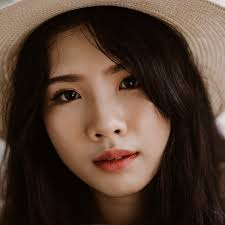
#> input picture resources/skin_test_imgs/test3.jpg, 225 x 225 px
$ python '5.12. skin segment.py'
#> lines starting #> are read from the running program, lines starting #| are printed output that depends on the picture; after the words box and inside, x2 and y2 are one past the last pixel; in counts of white or black regions, pixels touching at a corner belong together
import cv2
import numpy as np

img = cv2.imread('../resources/skin_test_imgs/test3.jpg')
#> img is the input picture: shape (225, 225, 3); mean B, G, R 47.6, 60.1, 80.8

imgHSV = cv2.cvtColor(img, code=cv2.COLOR_BGR2HSV)
#> imgHSV: shape (225, 225, 3); mean H, S, V 11.9, 146.9, 80.8

# range nay copy trong file https://github.com/PacktPublishing/Mastering-OpenCV-4-with-Python/blob/master/Chapter05/01-chapter-content/skin_segmentation.py
# lower_hsv_2 = np.array([0, 50, 0], dtype="uint8")
# upper_hsv_2 = np.array([120, 150, 255], dtype="uint8")

lower_hsv = np.array([0, 48, 80], dtype="uint8")
upper_hsv = np.array([20, 255, 255], dtype="uint8")

skin_region = cv2.inRange(imgHSV,lowerb=lower_hsv, upperb=upper_hsv)
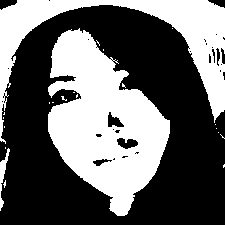
#> skin_region: shape (225, 225); 40.7% white; 22 white regions (19 under 20 px), largest, box (x1, y1, x2, y2) and area: (48, 28, 170, 216) 12954, (0, 0, 225, 144) 7378, (0, 148, 10, 211) 200
print(skin_region.shape)
#| (225, 225)

split = cv2.bitwise_and(img, img, mask=skin_region)
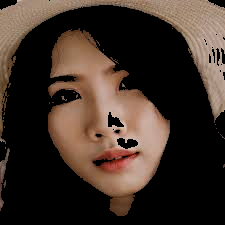
#> split: shape (225, 225, 3); mean B, G, R 39.7, 48.5, 62.7

cv2.imshow('org', img)
cv2.imshow('out', imgHSV)
cv2.imshow('out2', skin_region)
cv2.imshow('split', split)
cv2.waitKey(0)

$ run again, with resources/skin_test_imgs/test1.jpg copied over resources/skin_test_imgs/test3.jpg
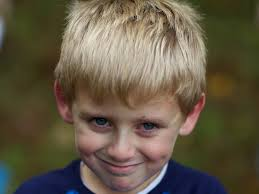
#> input picture resources/skin_test_imgs/test1.jpg, 259 x 194 px
#> img is the input picture: shape (194, 259, 3); mean B, G, R 69.2, 88.8, 99.5
#> imgHSV: shape (194, 259, 3); mean H, S, V 31.5, 109.8, 103.4
#> `skin_region = cv2.inRange(imgHSV,lowerb=lower_hsv, upperb=upper_hsv)`:
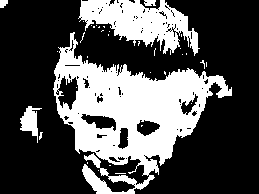
#> skin_region: shape (194, 259); 31.9% white; 35 white regions (30 under 20 px), largest, box (x1, y1, x2, y2) and area: (53, 32, 232, 194) 11879, (78, 0, 200, 56) 3525, (20, 106, 42, 143) 384, (144, 0, 156, 6) 61, (0, 0, 8, 8) 52
#| (194, 259)
#> `split = cv2.bitwise_and(img, img, mask=skin_region)`:
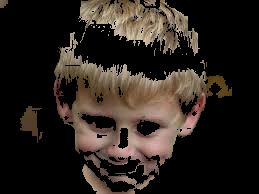
#> split: shape (194, 259, 3); mean B, G, R 29.2, 35.2, 42.7

$ run again, with resources/skin_test_imgs/test2.jpg copied over resources/skin_test_imgs/test3.jpg
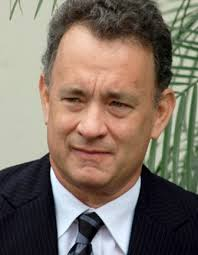
#> input picture resources/skin_test_imgs/test2.jpg, 198 x 255 px
#> img is the input picture: shape (255, 198, 3); mean B, G, R 101.3, 113.6, 126.7
#> imgHSV: shape (255, 198, 3); mean H, S, V 50.2, 81.3, 132.9
#> `skin_region = cv2.inRange(imgHSV,lowerb=lower_hsv, upperb=upper_hsv)`:
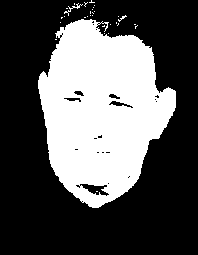
#> skin_region: shape (255, 198); 34.3% white; 31 white regions (29 under 20 px), largest, box (x1, y1, x2, y2) and area: (38, 19, 176, 208) 17198, (64, 3, 83, 16) 44
#| (255, 198)
#> `split = cv2.bitwise_and(img, img, mask=skin_region)`:
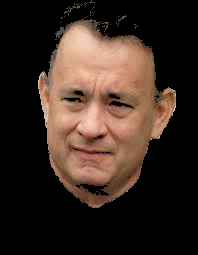
#> split: shape (255, 198, 3); mean B, G, R 34.2, 42.6, 58

$ run again, with resources/skin_test_imgs/test4.jpg copied over resources/skin_test_imgs/test3.jpg
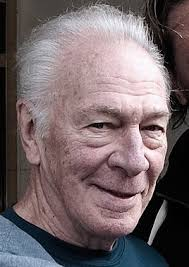
#> input picture resources/skin_test_imgs/test4.jpg, 189 x 267 px
#> img is the input picture: shape (267, 189, 3); mean B, G, R 104.2, 101.2, 114.4
#> imgHSV: shape (267, 189, 3); mean H, S, V 99.7, 56.8, 118.3
#> `skin_region = cv2.inRange(imgHSV,lowerb=lower_hsv, upperb=upper_hsv)`:
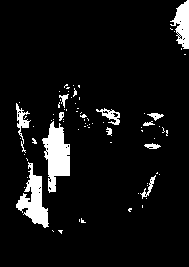
#> skin_region: shape (267, 189); 7.2% white; 78 white regions (66 under 20 px), largest, box (x1, y1, x2, y2) and area: (42, 121, 70, 193) 1161, (16, 162, 49, 228) 940, (170, 0, 189, 49) 538
#| (267, 189)
#> `split = cv2.bitwise_and(img, img, mask=skin_region)`:
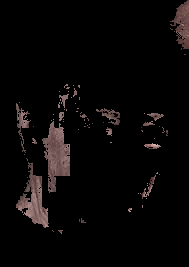
#> split: shape (267, 189, 3); mean B, G, R 6.5, 6.6, 8.6
